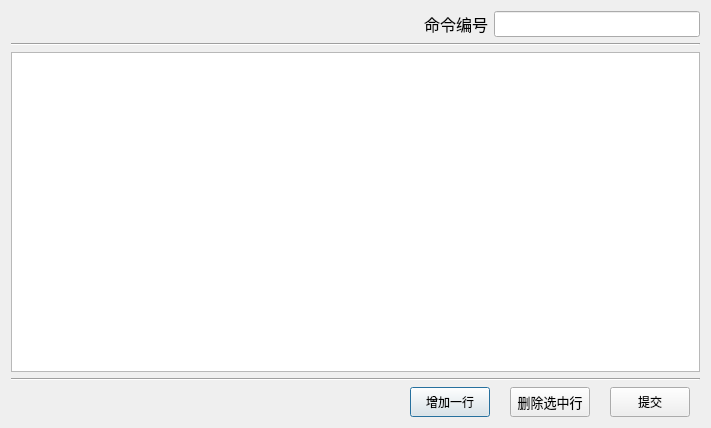
<?xml version="1.0" encoding="UTF-8"?>
<ui version="4.0">
 <class>AddSendDataDialog</class>
 <widget class="QDialog" name="AddSendDataDialog">
  <property name="geometry">
   <rect>
    <x>0</x>
    <y>0</y>
    <width>711</width>
    <height>428</height>
   </rect>
  </property>
  <property name="windowTitle">
   <string>添加命令</string>
  </property>
  <layout class="QGridLayout" name="gridLayout" rowstretch="1,1,8,1,1">
   <item row="1" column="0">
    <widget class="Line" name="line">
     <property name="orientation">
      <enum>Qt::Horizontal</enum>
     </property>
    </widget>
   </item>
   <item row="2" column="0">
    <widget class="QListWidget" name="listWidget"/>
   </item>
   <item row="0" column="0">
    <layout class="QHBoxLayout" name="horizontalLayout">
     <item>
      <spacer name="horizontalSpacer">
       <property name="orientation">
        <enum>Qt::Horizontal</enum>
       </property>
       <property name="sizeHint" stdset="0">
        <size>
         <width>40</width>
         <height>20</height>
        </size>
       </property>
      </spacer>
     </item>
     <item>
      <spacer name="horizontalSpacer_2">
       <property name="orientation">
        <enum>Qt::Horizontal</enum>
       </property>
       <property name="sizeHint" stdset="0">
        <size>
         <width>40</width>
         <height>20</height>
        </size>
       </property>
      </spacer>
     </item>
     <item>
      <widget class="QLabel" name="label">
       <property name="font">
        <font>
         <pointsize>12</pointsize>
        </font>
       </property>
       <property name="text">
        <string>命令编号</string>
       </property>
      </widget>
     </item>
     <item>
      <widget class="QLineEdit" name="cmdidEdit">
       <property name="minimumSize">
        <size>
         <width>50</width>
         <height>26</height>
        </size>
       </property>
      </widget>
     </item>
    </layout>
   </item>
   <item row="4" column="0">
    <layout class="QHBoxLayout" name="horizontalLayout_2" stretch="5,0">
     <item>
      <spacer name="horizontalSpacer_3">
       <property name="orientation">
        <enum>Qt::Horizontal</enum>
       </property>
       <property name="sizeHint" stdset="0">
        <size>
         <width>40</width>
         <height>20</height>
        </size>
       </property>
      </spacer>
     </item>
     <item>
      <layout class="QHBoxLayout" name="horizontalLayout_3">
       <property name="spacing">
        <number>20</number>
       </property>
       <property name="leftMargin">
        <number>10</number>
       </property>
       <property name="rightMargin">
        <number>10</number>
       </property>
       <item>
        <widget class="QPushButton" name="addcmdBtn">
         <property name="minimumSize">
          <size>
           <width>0</width>
           <height>30</height>
          </size>
         </property>
         <property name="text">
          <string>增加一行</string>
         </property>
        </widget>
       </item>
       <item>
        <widget class="QPushButton" name="delcmdBtn">
         <property name="minimumSize">
          <size>
           <width>0</width>
           <height>30</height>
          </size>
         </property>
         <property name="font">
          <font>
           <pointsize>10</pointsize>
          </font>
         </property>
         <property name="text">
          <string>删除选中行</string>
         </property>
        </widget>
       </item>
       <item>
        <widget class="QPushButton" name="commitBtn">
         <property name="minimumSize">
          <size>
           <width>0</width>
           <height>30</height>
          </size>
         </property>
         <property name="text">
          <string>提交</string>
         </property>
        </widget>
       </item>
      </layout>
     </item>
    </layout>
   </item>
   <item row="3" column="0">
    <widget class="Line" name="line_2">
     <property name="orientation">
      <enum>Qt::Horizontal</enum>
     </property>
    </widget>
   </item>
  </layout>
 </widget>
 <resources/>
 <connections/>
</ui>
